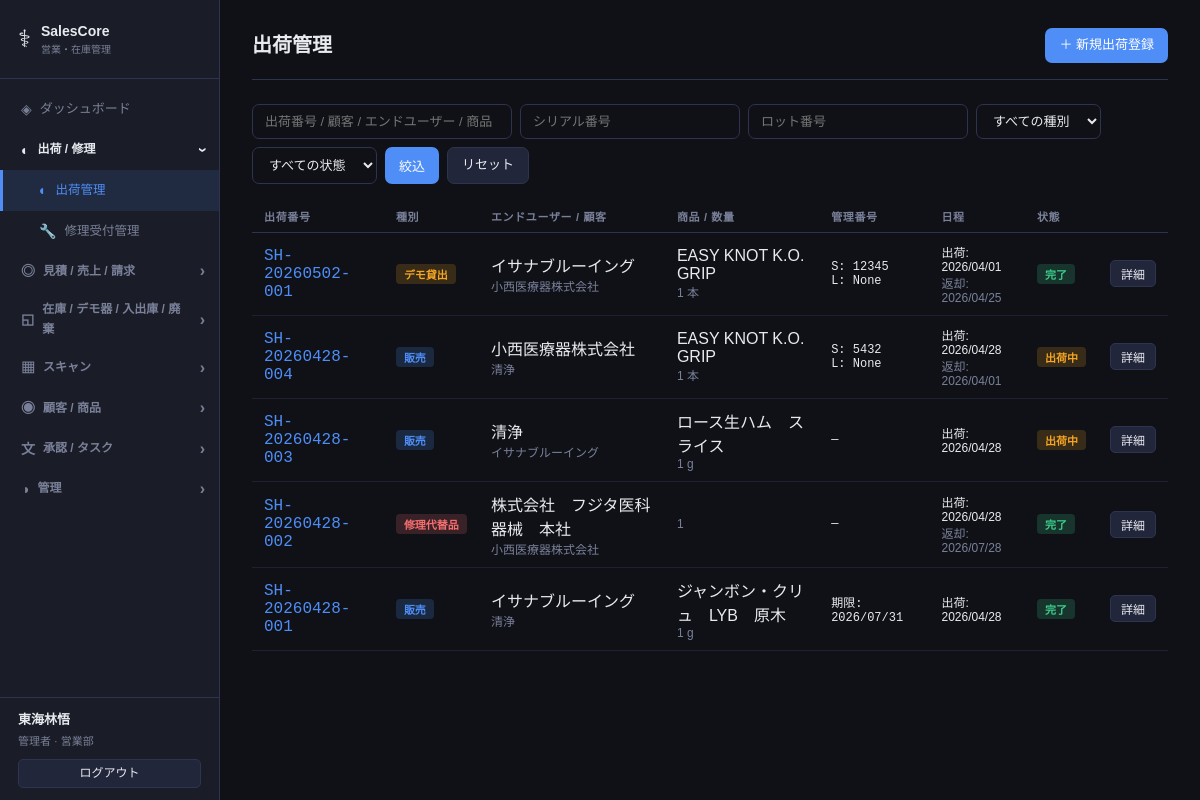
The page /shipments (signed in) on the database as committed earlier.
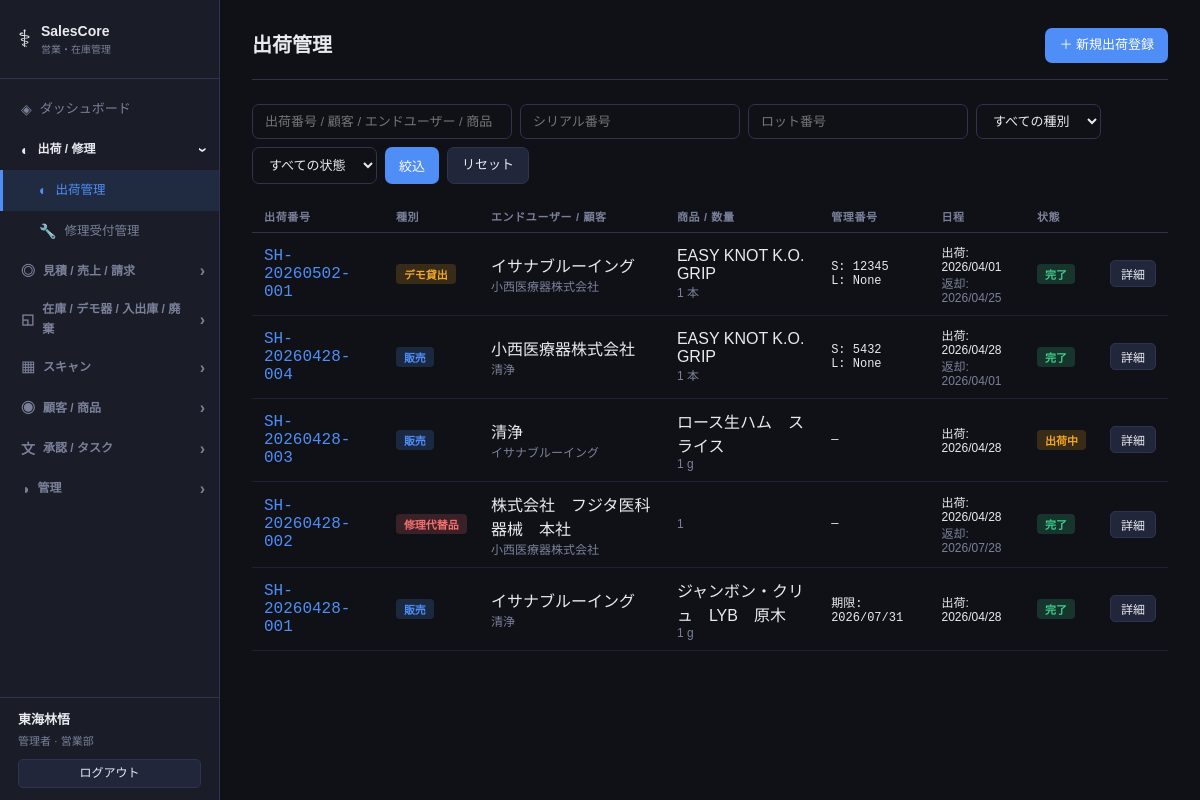
The same page on the database as committed later.
### models.py (models this page shows)
class Base(DeclarativeBase):
    pass

class Shipment(Base):
    __tablename__ = "shipments"
    id = Column(Integer, primary_key=True, autoincrement=True)
    shipment_number = Column(String(50), unique=True)
    shipment_type = Column(String(20), nullable=False)
    customer_id = Column(Integer, ForeignKey("customers.id"))
    end_user_id = Column(Integer, ForeignKey("customers.id"), nullable=True)
    product_id = Column(Integer, ForeignKey("products.id"))
    quantity = Column(Integer, nullable=False, default=1)
    serial_number = Column(String(100), nullable=True)
    lot_number = Column(String(100), nullable=True)
    expiry_date = Column(Date, nullable=True)
    shipped_date = Column(Date, nullable=False)
    return_due_date = Column(Date, nullable=True)
    returned_date = Column(Date, nullable=True)
    status = Column(String(20), default="shipped")
    notes = Column(Text, nullable=True)
    staff_name = Column(String(100), nullable=True)
    created_at = Column(DateTime, default=datetime.now)
    customer = relationship("Customer", foreign_keys=[customer_id])
    end_user = relationship("Customer", foreign_keys=[end_user_id])
    product = relationship("Product", back_populates="shipments")

class Customer(Base):
    __tablename__ = "customers"
    id = Column(Integer, primary_key=True, autoincrement=True)
    name = Column(String(200), nullable=False)
    category = Column(String(50), default="hospital")  # hospital / supplier
    phone = Column(String(50), nullable=True)
    email = Column(String(200), nullable=True)
    address = Column(Text, nullable=True)
    trading_terms = Column(Text, nullable=True)  # 取引条件
    notes = Column(Text, nullable=True)
    created_at = Column(DateTime, default=datetime.now)
    staff_id = Column(Integer, ForeignKey("staffs.id"), nullable=True)
    staff = relationship("Staff")
    quotes = relationship("Quote", back_populates="customer", foreign_keys="Quote.customer_id")

class Product(Base):
    __tablename__ = "products"
    id = Column(Integer, primary_key=True, autoincrement=True)
    name = Column(String(200), nullable=False)
    category = Column(String(50), nullable=False)
    sku = Column(String(100), unique=True, nullable=True)
    unit_price = Column(Float, nullable=False)
    unit = Column(String(20), nullable=True)
    stock_alert_threshold = Column(Integer, default=10)
    alert_enabled = Column(Boolean, default=True, nullable=False)
    tracking_type = Column(String(20), default="none")
    maker = Column(String(200), nullable=True)
    jan_code = Column(String(50), nullable=True)          # JANコード
    approval_number = Column(String(100), nullable=True)  # 承認番号 / 認証番号
    device_class = Column(String(20), nullable=True)      # クラス分類: misc/1/2/3/4
    sales_role = Column(String(20), nullable=True)        # maker / distributor
    model_spec = Column(Text, nullable=True)              # 型式・仕様
    sterility = Column(String(20), nullable=True)         # 滅菌状態: sterile / non_sterile
    notes = Column(Text, nullable=True)
    created_at = Column(DateTime, default=datetime.now)
    inventory = relationship("Inventory", back_populates="product", uselist=False)
    inventory_histories = relationship("InventoryHistory", back_populates="product")
    quote_items = relationship("QuoteItem", back_populates="product")
    shipments = relationship("Shipment", back_populates="product")

### routers/shipments.py (the view)
@router.get("/shipments", response_class=HTMLResponse)
def list_shipments(request: Request, status: str = "", shipment_type: str = "",
                   q: str = "", serial: str = "", lot: str = "",
                   db: Session = Depends(get_db)):
    shipments = crud.get_shipments(db, status=status, shipment_type=shipment_type,
                                   q_text=q, serial=serial, lot=lot)
    return templates.TemplateResponse("shipments/list.html", {
        "request": request, "shipments": shipments,
        "status": status, "shipment_type": shipment_type,
        "q": q, "serial": serial, "lot": lot,
        "shipment_types": SHIPMENT_TYPES,
    })

### templates/shipments/list.html (shortened to what this page needs)
﻿{% extends "base.html" %}
{% block content %}
<div class="page-header">
  <h1 class="page-title">出荷管理</h1>
  <a href="/shipments/new" class="btn btn-primary">＋ 新規出荷登録</a>
</div>
<div class="filter-bar">
  <form method="get" class="filter-form" style="flex-wrap:wrap;gap:8px;">
    <input type="text" name="q" value="{{ q }}" placeholder="出荷番号 / 顧客 / エンドユーザー / 商品" class="input" style="min-width:260px;">
    <input type="text" name="serial" value="{{ serial }}" placeholder="シリアル番号" class="input" style="min-width:140px;">
    <input type="text" name="lot" value="{{ lot }}" placeholder="ロット番号" class="input" style="min-width:120px;">
    <select name="shipment_type" class="select">
      <option value="">すべての種別</option>
    </select>
    <select name="status" class="select">
      <option value="">すべての状態</option>
    </select>
    <button type="submit" class="btn btn-primary">絞込</button>
    <a href="/shipments" class="btn btn-ghost">リセット</a>
  </form>
</div>
<div class="table-wrap">
  <table class="table">
    <thead>
      <tr>
        <th>出荷番号</th>
        <th>種別</th>
        <th>エンドユーザー / 顧客</th>
        <th>商品 / 数量</th>
        <th>管理番号</th>
        <th>日程</th>
        <th>状態</th>
        <th></th>
      </tr>
    </thead>
    <tbody>
      {% for s in shipments %}
      <tr>
        <td class="mono"><a href="/shipments/{{ s.id }}" class="link">{{ s.shipment_number }}</a></td>
        <td><span class="badge badge-shiptype-{{ s.shipment_type }}">{{ shipment_types[s.shipment_type] }}</span></td>
        <td>
          <div>{{ s.end_user.name if s.end_user else "―" }}</div>
          <div class="text-muted text-sm">{{ s.customer.name }}</div>
        </td>
        <td>
          <div>{{ s.product.name }}</div>
          <div class="text-muted text-sm">{{ s.quantity }} {{ s.product.unit or "" }}</div>
        </td>
        <td class="mono text-sm">
          {% if s.serial_number %}<div>S: {{ s.serial_number }}</div>{% endif %}
          {% if s.lot_number %}<div>L: {{ s.lot_number }}</div>{% endif %}
          {% if s.expiry_date %}<div>期限: {{ s.expiry_date.strftime("%Y/%m/%d") }}</div>{% endif %}
          {% if not s.serial_number and not s.lot_number and not s.expiry_date %}―{% endif %}
        </td>
        <td class="text-sm">
          <div>出荷: {{ s.shipped_date.strftime("%Y/%m/%d") }}</div>
          {% if s.return_due_date %}<div class="text-muted">返却: {{ s.return_due_date.strftime("%Y/%m/%d") }}</div>{% endif %}
        </td>
        <td><span class="badge badge-status-{{ s.status }}">{{ {"shipped":"出荷中","returned":"返却済","completed":"完了"}[s.status] }}</span></td>
        <td><a href="/shipments/{{ s.id }}" class="btn btn-sm btn-ghost">詳細</a></td>
      </tr>
      {% else %}
      <tr><td colspan="8" class="empty">出荷データがありません</td></tr>
      {% endfor %}
    </tbody>
  </table>
</div>
{% endblock %}

Rows that differ between the two databases and show on the page:
changed Shipment "SH-20260428-004": status "出荷中" → "完了"
